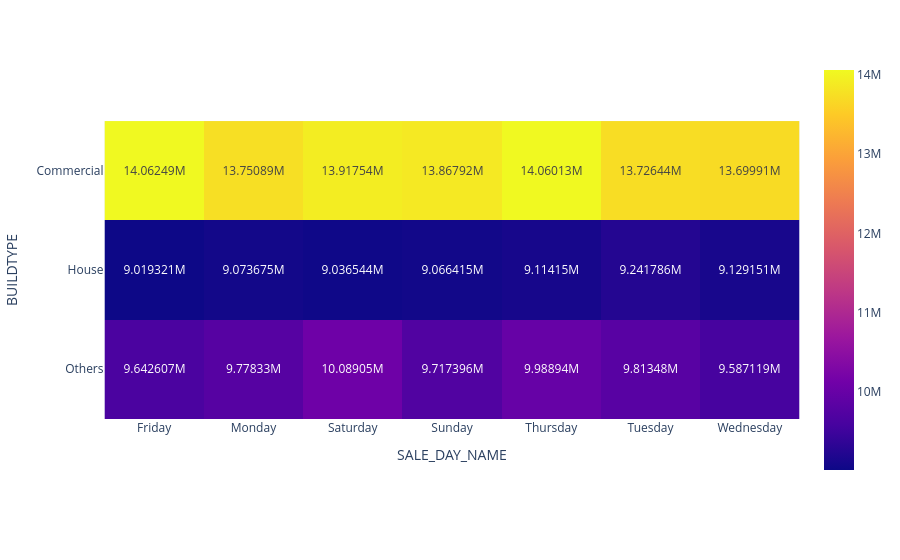

Notebook source saved alongside this figure:
### Code cell
fig = px.imshow(df.groupby(['SALE_DAY_NAME','BUILDTYPE'])['SALES_PRICE'].mean().reset_index().pivot_table(index = 'BUILDTYPE',columns = 'SALE_DAY_NAME',values = 'SALES_PRICE'),text_auto=True)
fig.show()

### Figure 1 — Plotly figure (JSON) as saved in the notebook; plotly's stock layout.template omitted (floating-point values rounded to 4 significant figures)
{"data": [{"coloraxis": "coloraxis", "hovertemplate": "SALE_DAY_NAME: %{x}<br>BUILDTYPE: %{y}<br>color: %{z}<extra></extra>", "name": "0", "texttemplate": "%{z}", "type": "heatmap", "x": ["Friday", "Monday", "Saturday", "Sunday", "Thursday", "Tuesday", "Wednesday"], "xaxis": "x", "y": ["Commercial", "House", "Others"], "yaxis": "y", "z": [[14060000.0, 13750000.0, 13920000.0, 13870000.0, 14060000.0, 13730000.0, 13700000.0], [9019000.0, 9074000.0, 9037000.0, 9066000.0, 9114000.0, 9242000.0, 9129000.0], [9643000.0, 9778000.0, 10090000.0, 9717000.0, 9989000.0, 9813000.0, 9587000.0]]}], "layout": {"coloraxis": {"colorscale": [[0, "#0d0887"], [0.1111, "#46039f"], [0.2222, "#7201a8"], [0.3333, "#9c179e"], [0.4444, "#bd3786"], [0.5556, "#d8576b"], [0.6667, "#ed7953"], [0.7778, "#fb9f3a"], [0.8889, "#fdca26"], [1, "#f0f921"]]}, "margin": {"t": 60}, "xaxis": {"anchor": "y", "constrain": "domain", "domain": [0, 1], "scaleanchor": "y", "title": {"text": "SALE_DAY_NAME"}}, "yaxis": {"anchor": "x", "autorange": "reversed", "constrain": "domain", "domain": [0, 1], "title": {"text": "BUILDTYPE"}}}}
